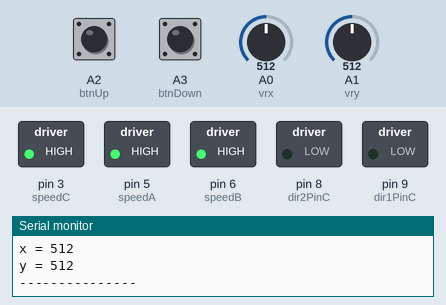
Simulated run of this sketch. Board: Arduino Uno, built with avr-gcc and run on an emulated ATmega328P. Parts: switched loads named in the sketch (green lamp = pin HIGH), the last lines printed to the serial monitor. The test bench sets the inputs (shaded band); at power-on: A2 (btnUp) HIGH, A3 (btnDown) HIGH, A0 (vrx) = 512, A1 (vry) = 512.

Above: at 1.2 s.
1.3 s: A2 (btnUp) pulled LOW for 0.15 s
At 1.41 s:
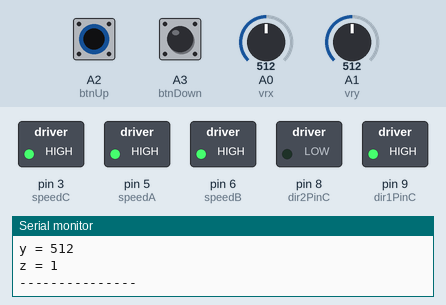
3.0 s: A3 (btnDown) pulled LOW for 0.15 s
At 3.12 s:
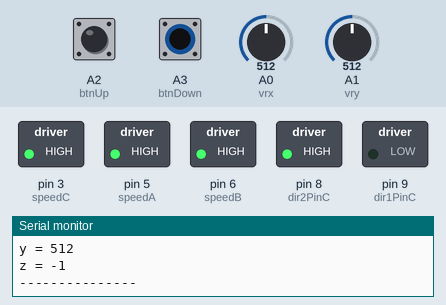
4.7 s: A0 (vrx) set to 440
7.7 s: A2 (btnUp) pulled LOW for 1 s
At 8.6 s:
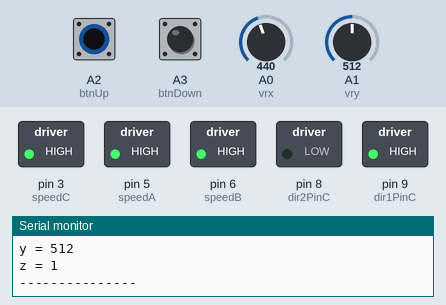
10.2 s: A3 (btnDown) pulled LOW for 1 s
At 11.2 s:
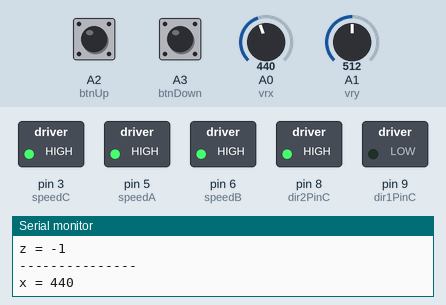
Timing chart, 0 to 13.2 s (numbered marks = the images above; inputs shaded):
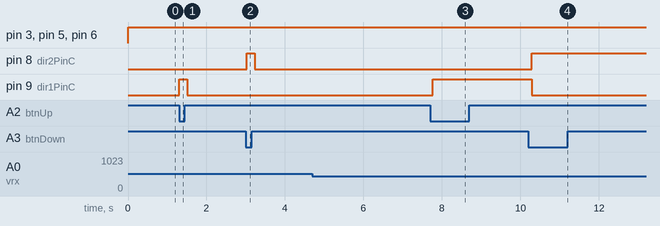

The sketch:

seaperch.ino
```cpp
//Motor
int speedA = 5;
int speedB = 6;
int speedC = 3;

int dir1PinA = 10;
int dir2PinA = 11;
int dir1PinB = 12;
int dir2PinB = 13;
int dir1PinC = 9;
int dir2PinC = 8;

//Joy
int vrx = A0;
int vry = A1;

//BTN
int btnUp = A2;
int btnDown = A3;

void setup() {
  Serial.begin(9600);
  //Motor
  pinMode(speedA, OUTPUT);
  pinMode(speedB, OUTPUT);
  pinMode(speedC, OUTPUT);
  pinMode(dir1PinC, OUTPUT);
  pinMode(dir2PinC, OUTPUT);
  //Joy
  pinMode(vrx, INPUT);
  pinMode(vry, INPUT);
  //btn
  pinMode(btnUp, INPUT_PULLUP);
  pinMode(btnDown, INPUT_PULLUP);
}
void loop() {
  int x = analogRead(vrx);
  int y = analogRead(vry);
  Serial.print("x = ");
  Serial.println(x);
  Serial.print("y = ");
  Serial.println(y);
  if (x >= 450 and x <= 600 and y >= 450 and y <= 600) {
    stop();
  } else {
    if (x < 450) {
      run();
    }
    if (x > 600) {
      back();
    }
    if (y < 450) {
      turnR();
    }
    if (y > 600) {
      turnL();
    }
  }
  // BTN
  int btnU = digitalRead(btnUp); //<20 ทำงาน
  int btnD = digitalRead(btnDown); //<20 ทำงาน

  if (btnU == 0) {
    up();
    Serial.println("z = 1");
  }
  if (btnD == 0) {
    down();
    Serial.println("z = -1");
  }
  Serial.println("---------------");
  delay(100);
}//end loop

void back() {
  analogWrite(speedA, 255);
  digitalWrite(dir1PinA, LOW);
  digitalWrite(dir2PinA, HIGH);

  analogWrite(speedB, 255);
  digitalWrite(dir1PinB, LOW);
  digitalWrite(dir2PinB, HIGH);
}

void run() {
  analogWrite(speedA, 255);
  digitalWrite(dir1PinA, HIGH);
  digitalWrite(dir2PinA, LOW);

  analogWrite(speedB, 255);
  digitalWrite(dir1PinB, HIGH);
  digitalWrite(dir2PinB, LOW);
}

void turnR() {
  analogWrite(speedA, 255);
  digitalWrite(dir1PinA, LOW);
  digitalWrite(dir2PinA, HIGH);

  analogWrite(speedB, 255);
  digitalWrite(dir1PinB, HIGH);
  digitalWrite(dir2PinB, LOW);
}

void turnL() {
  analogWrite(speedA, 255);
  digitalWrite(dir1PinA, HIGH);
  digitalWrite(dir2PinA, LOW);

  analogWrite(speedB, 255);
  digitalWrite(dir1PinB, LOW);
  digitalWrite(dir2PinB, HIGH);
}

void stop() {
  analogWrite(speedA, 255);
  digitalWrite(dir1PinA, LOW);
  digitalWrite(dir2PinA, LOW);

  analogWrite(speedB, 255);
  digitalWrite(dir1PinB, LOW);
  digitalWrite(dir2PinB, LOW);

  analogWrite(speedC, 255);
  digitalWrite(dir1PinC, LOW);
  digitalWrite(dir2PinC, LOW);
}

void up() {
  analogWrite(speedC, 255);
  digitalWrite(dir1PinC, HIGH);
  digitalWrite(dir2PinC, LOW);
}

void down() {
  analogWrite(speedC, 255);
  digitalWrite(dir1PinC, LOW);
  digitalWrite(dir2PinC, HIGH);
}
```

Measured:
- after the input at 1.3 s, pin 9 (dir1PinC): LOW → HIGH at once, → LOW 0.20 s later
- after the input at 3.0 s, pin 8 (dir2PinC): LOW → HIGH at once, → LOW 0.20 s later
- after the input at 7.7 s, pin 9 (dir1PinC): LOW → HIGH after 0.07 s
- after the input at 10.2 s, pin 8 (dir2PinC): LOW → HIGH after 0.09 s; pin 9 (dir1PinC): HIGH → LOW after 0.09 s
